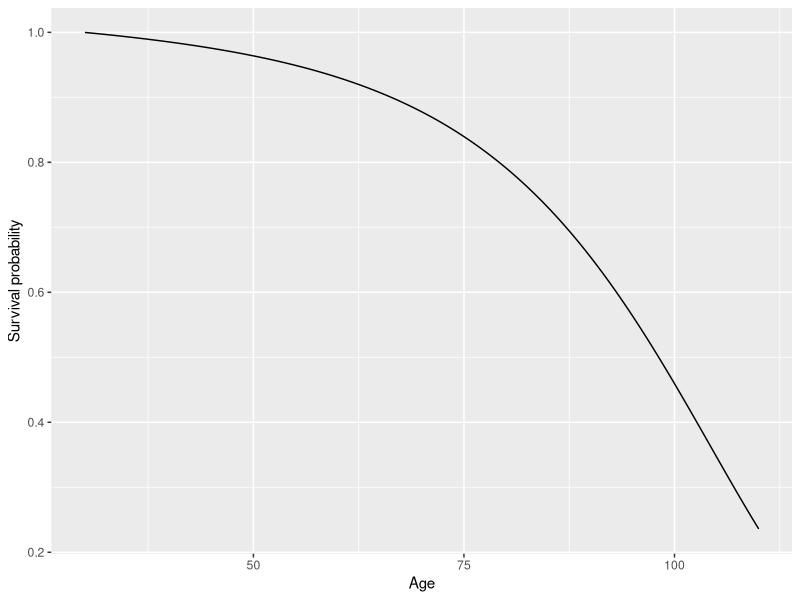

Write the R code that produced this figure.
## ---- chunk 1
knitr::opts_chunk$set(echo = TRUE)
## ---- chunk 2
#required libraries: 
library(tidyverse)
library(scales)
## ---- chunk 3
#0: alive, 1: disabeld, 2: critcally ill, 3: dead 
lambda <- function(t){
  
  #constants given in exercise:
  a1 <- 4*10**(-4)
  b1 <- 3.4674*10**(-6)
  c1 <- 0.138155 
  a2 <- 5*10**(-4)
  b2 <- 7.5858*10**(-5)
  c2 <- 0.08749
  
  #alive
  m01 <- a1 + b1*exp(c1*t)
  m02 <- 0.05*m01 
  m03 <- a2 + b2*exp(c2*t)
  m00 <- -(m01 + m02 + m03)
  
  #disabeld
  m10 <- 0.1*m01 
  m12 <- m02 
  m13 <- m03 
  m11 <- -(m10 + m12 + m13)
  
  #critically ill
  m23 <- 1.2*m13
  m21 <- 0 
  m20 <- 0 
  m22 <- -(m23 + m21 +m20)

  m30 <- m31 <- m32 <- m33 <- 0
  trans_rates <- c(m00, m01, m02, m03, m10, m11, m12, m13, m20, m21,m22,m23, m30, m31,m32,m33)
  
  L <- matrix(trans_rates, nrow=4, byrow=TRUE)
  
  return(L)
}
## ---- chunk 4
field <- function(t,M){
  return(M%*%lambda(t))
}

#field(t0, P0)

Euler <- function(t0,P0,h,tn){
  if(t0==tn){ return(P0)}
  N <- (tn-t0)/h
  D <- dim(P0)[1] #gives dimension of mxn matrix dim = c(m,n)
  #Initial condition at s
  P <- array(diag(D*(N+1)), dim=c(D,D,N+1))
  #First iteration
  P[,,1] <- P0 + h*field(t0,P0)
  
  
  for(n in 1:N){
    P[,,n+1] <- P[,,n]+h*field(t0+n*h,P[,,n])
  }
  return(P) #returns array, array(data , dim= c(3,3,2)), this stores 2 3x3 matricies
}

t0 <- 30       #start age
P0 <- diag(4)  #initial start with P(s,s) = I
tn <- 75      #end age
h <- 1/12      #step size 
N <- (tn-t0)/h #number of steps

sol <- Euler(t0,P0,h,tn) #contains ages transition probs from 30 to 110
#p_surv(30,75): 
sol[1,1, ][12*35]

## ---- chunk 5
a <- seq(30, 110, length = length(sol[1,1, ]))
b <- sol[1,1, ]


df <- data.frame(a,b)
colnames(df) <- c("age", "survival_prob")

fig <- df %>% 
  ggplot(aes(x = age, y = survival_prob)) + 
  geom_line() + 
  scale_y_continuous() + 
  xlab("Age") + 
  ylab("Survival probability") 

fig
## ---- chunk 6
T <- 10     #length of contract
x <- 60     #age of insured
D <- 20000  #disability pension while disabeld
B <- 50000  #death benefit 
r <- 0.05   #intensity rate
## ---- chunk 7
#states 0:alive, 1:disabled, 2:dead

mu01 <- function(u){
  a1 <- 4*10^{-4}
  b1 <- 3.4674*10^{-6}
  c1 <- 0.138755
  return(a1 + b1*exp(c1*u))
}

mu02 <- function(u){
  a2 <- 5*10^{-4}
  b2 <- 7.5858*10^{-5}
  c2 <- 0.087498
  return(a2 + b2*exp(c2*u))
}

mu12 <- function(u){
  return(mu02(u))
}

mu10 <- function(u){
  return(0.1*mu01(u))
}

## ---- chunk 8
#a.e. derivative of a_{\diamond}(t)
dis_dot <- function(t){
  if(t >= 0 && t<T){ return(D) }
  if(t >= T){ return(0) }
}

#PV of policy V0 and V1
h <- 1/12
N <- T/h

PV_act <- PV_dis <- rep(0,N+1)
PV_act[N+1] <- PV_dis[N+1] <- 0 #by construction of contract

for(i in N:1){
  PV_act[i] <- PV_act[i+1] - h*(r*PV_act[i+1]
                                - mu01(x+(i+1)*h)*(PV_dis[i+1]-PV_act[i+1])
                                - mu02(x+(i+1)*h)*(B-PV_act[i+1])
                                )
  
  PV_dis[i] <- PV_dis[i+1] - h*(r*PV_dis[i+1]- dis_dot((i+1)*h)
                                - mu10(x+(i+1)*h)*(PV_act[i+1]-PV_dis[i+1])
                                + mu12(x+(i+1)*h)*PV_dis[i+1]
                                )
} 
## ---- chunk 9
pi0 <- PV_act[1]
pi0
## ---- chunk 10
#a.e derivative a_{*}:
a_dot_prem1 <- function(t){
  if(t >= 0 && t < T){ return(-1) }
  if(t >= T){ return(0) }
}

PV_prem1_act <- PV_prem1_dis <- rep(0,N+1)
PV_prem1_act[N+1] <- PV_prem1_dis[N+1] <- 0 #follows from contract 

for(i in N:1){
  PV_prem1_act[i] <- PV_prem1_act[i+1] - h*(r*PV_prem1_act[i+1] - a_dot_prem1((i+1)*h)
                                - mu01(x+(i+1)*h)*(PV_prem1_dis[i+1]-PV_prem1_act[i+1])
                                + mu02(x+(i+1)*h)*(PV_prem1_act[i+1])
                                )
  
  PV_prem1_dis[i] <- PV_prem1_dis[i+1] - h*(r*PV_prem1_dis[i+1] 
                                - mu10(x+(i+1)*h)*(PV_prem1_act[i+1]-PV_prem1_dis[i+1])
                                + mu12(x+(i+1)*h)*PV_prem1_dis[i+1]
                                )
}
PV_prem1_act[1]
## ---- chunk 11
pi0

yearly_premium <- (-1)*pi0/PV_prem1_act[1]
yearly_premium
## ---- chunk 12
x <- 40 
T <- 20 
E <- 115000
B <- 220000
r <- 0.03 
## ---- chunk 13
#0:alive, 1:dead

mu01_x <- function(t){
  return(0.0018 + 0.0004*t)
}

p_surv_x <- function(t,s){
  f <- mu01_x
  integral <- integrate(f, lower = t, upper = s)$value
  return(exp((-1)*integral))
}

## ---- chunk 14
V2 <- rep(0,T+1) 
V2[T+1] <- E^{2}

for(n in (T-1):0){
  V2[n+1] <- exp(-2*r)*(p_surv_x(n,n+1)*V2[n+2] + B^{2}*(1-p_surv_x(n,n+1)))
}
V2
